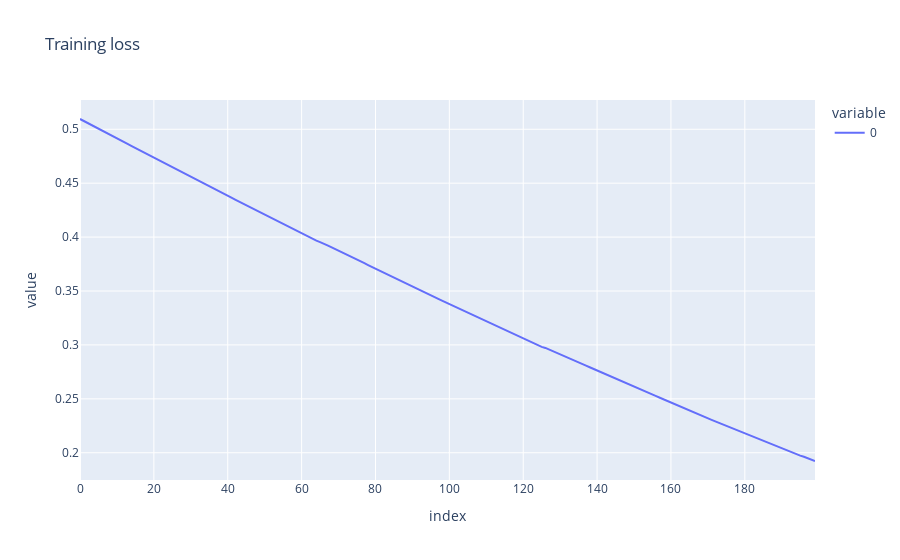

Write notebook code for a chart like this one.
### Code cell
px.line(gradient_boosting.learning_error, title="Training loss")

### Figure 1 — Plotly figure (JSON) as saved in the notebook; plotly's stock layout.template omitted (floating-point values rounded to 4 significant figures; data arrays with more than 128 entries replaced by an {"elided": "..."} marker saying what was removed)
{"data": [{"hovertemplate": "variable=0<br>index=%{x}<br>value=%{y}<extra></extra>", "legendgroup": "0", "line": {"color": "#636efa", "dash": "solid"}, "marker": {"symbol": "circle"}, "mode": "lines", "name": "0", "orientation": "v", "showlegend": true, "type": "scatter", "x": {"elided": "200 int values"}, "xaxis": "x", "y": {"elided": "200 float values"}, "yaxis": "y"}], "layout": {"legend": {"title": {"text": "variable"}, "tracegroupgap": 0}, "title": {"text": "Training loss"}, "xaxis": {"anchor": "y", "domain": [0, 1], "title": {"text": "index"}}, "yaxis": {"anchor": "x", "domain": [0, 1], "title": {"text": "value"}}}}
